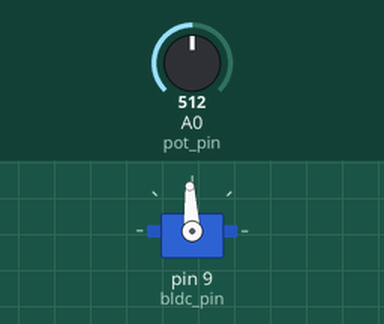
This sketch was run on a simulated Arduino Uno, built with avr-gcc and run on an emulated ATmega328P. Shown: servo. Inputs (shaded band) come from the test bench; at power-on: A0 (pot_pin) = 512.

Above: at 6.2 s.
6.3 s: A0 (pot_pin) set to 716
At 7.4 s:
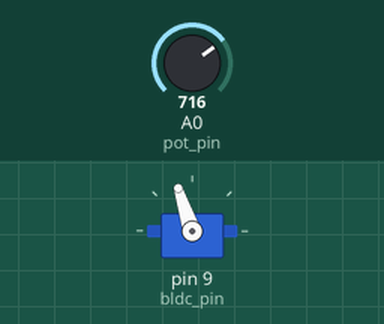
7.8 s: A0 (pot_pin) set to 900
At 8.5 s:
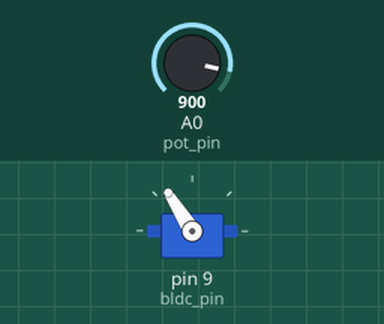
9.3 s: A0 (pot_pin) set to 306
At 9.6 s:
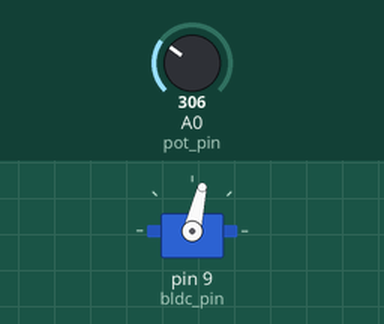
10.8 s: A0 (pot_pin) set to 0
At 12.0 s:
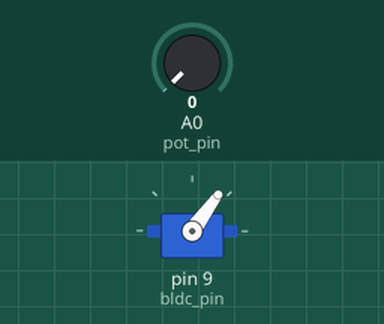
12.3 s: A0 (pot_pin) set to 511
At 13.1 s:
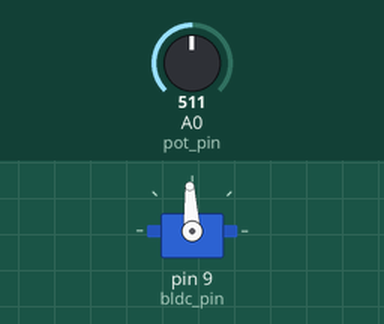
Timing chart, 0 to 14.8 s (numbered marks = the images above; inputs shaded):
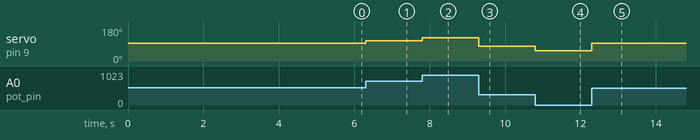

The sketch:

EG2_BLDC.ino
```cpp
#include <Servo.h>
Servo BLDC;
byte bldc_pin = 9;
byte pot_pin = A0;

void setup()
{
  BLDC.attach(bldc_pin);
  BLDC.writeMicroseconds(1500); // make the ESC high
  delay(5000); // delay to power up
}

void loop()
{
  int val = analogRead(0); // read input from potentiometer.
  int pwm = map(val, 0, 1023, 1100, 1900); // maps potentiometer values to PWM value.
  BLDC.writeMicroseconds(pwm); // Send signal to ESC.
}
```

Measured:
- after the input at 6.3 s, servo on pin 9 (bldc_pin): 93° → 108° at once
- after the input at 7.8 s, servo on pin 9 (bldc_pin): 108° → 122° at once
- after the input at 9.3 s, servo on pin 9 (bldc_pin): 122° → 77° at once
- after the input at 10.8 s, servo on pin 9 (bldc_pin): 77° → 54° at once
- after the input at 12.3 s, servo on pin 9 (bldc_pin): 54° → 93° at once
